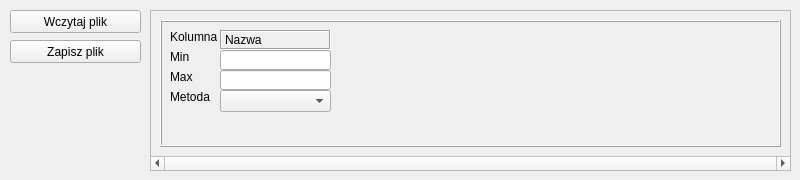
<?xml version="1.0" encoding="UTF-8"?>
<ui version="4.0">
 <class>MainWindow</class>
 <widget class="QMainWindow" name="MainWindow">
  <property name="geometry">
   <rect>
    <x>0</x>
    <y>0</y>
    <width>800</width>
    <height>180</height>
   </rect>
  </property>
  <property name="windowTitle">
   <string>MainWindow</string>
  </property>
  <widget class="QWidget" name="centralwidget">
   <widget class="QScrollArea" name="scrollArea">
    <property name="geometry">
     <rect>
      <x>150</x>
      <y>10</y>
      <width>641</width>
      <height>161</height>
     </rect>
    </property>
    <property name="verticalScrollBarPolicy">
     <enum>Qt::ScrollBarAlwaysOff</enum>
    </property>
    <property name="horizontalScrollBarPolicy">
     <enum>Qt::ScrollBarAlwaysOn</enum>
    </property>
    <property name="sizeAdjustPolicy">
     <enum>QAbstractScrollArea::AdjustToContents</enum>
    </property>
    <property name="widgetResizable">
     <bool>true</bool>
    </property>
    <widget class="QWidget" name="scrollAreaWidgetContents">
     <property name="geometry">
      <rect>
       <x>0</x>
       <y>0</y>
       <width>639</width>
       <height>142</height>
      </rect>
     </property>
     <layout class="QHBoxLayout" name="horizontalLayout">
      <item>
       <widget class="QFrame" name="frame">
        <property name="frameShape">
         <enum>QFrame::Box</enum>
        </property>
        <property name="frameShadow">
         <enum>QFrame::Raised</enum>
        </property>
        <widget class="QLabel" name="Column_name">
         <property name="geometry">
          <rect>
           <x>60</x>
           <y>10</y>
           <width>111</width>
           <height>20</height>
          </rect>
         </property>
         <property name="frameShape">
          <enum>QFrame::Box</enum>
         </property>
         <property name="frameShadow">
          <enum>QFrame::Sunken</enum>
         </property>
         <property name="text">
          <string>Nazwa</string>
         </property>
        </widget>
        <widget class="QLineEdit" name="MinVal">
         <property name="geometry">
          <rect>
           <x>60</x>
           <y>30</y>
           <width>111</width>
           <height>20</height>
          </rect>
         </property>
        </widget>
        <widget class="QLineEdit" name="MaxVal">
         <property name="geometry">
          <rect>
           <x>60</x>
           <y>50</y>
           <width>111</width>
           <height>20</height>
          </rect>
         </property>
        </widget>
        <widget class="QComboBox" name="Method">
         <property name="geometry">
          <rect>
           <x>60</x>
           <y>70</y>
           <width>111</width>
           <height>22</height>
          </rect>
         </property>
        </widget>
        <widget class="QLabel" name="label_5">
         <property name="geometry">
          <rect>
           <x>10</x>
           <y>10</y>
           <width>47</width>
           <height>13</height>
          </rect>
         </property>
         <property name="text">
          <string>Kolumna</string>
         </property>
        </widget>
        <widget class="QLabel" name="label_2">
         <property name="geometry">
          <rect>
           <x>10</x>
           <y>30</y>
           <width>47</width>
           <height>13</height>
          </rect>
         </property>
         <property name="text">
          <string>Min</string>
         </property>
        </widget>
        <widget class="QLabel" name="label_3">
         <property name="geometry">
          <rect>
           <x>10</x>
           <y>50</y>
           <width>47</width>
           <height>13</height>
          </rect>
         </property>
         <property name="text">
          <string>Max</string>
         </property>
        </widget>
        <widget class="QLabel" name="label_4">
         <property name="geometry">
          <rect>
           <x>10</x>
           <y>70</y>
           <width>47</width>
           <height>13</height>
          </rect>
         </property>
         <property name="text">
          <string>Metoda</string>
         </property>
        </widget>
       </widget>
      </item>
     </layout>
    </widget>
   </widget>
   <widget class="QPushButton" name="pushButton">
    <property name="geometry">
     <rect>
      <x>10</x>
      <y>10</y>
      <width>131</width>
      <height>23</height>
     </rect>
    </property>
    <property name="text">
     <string>Wczytaj plik</string>
    </property>
   </widget>
   <widget class="QPushButton" name="pushButton_2">
    <property name="geometry">
     <rect>
      <x>10</x>
      <y>40</y>
      <width>131</width>
      <height>23</height>
     </rect>
    </property>
    <property name="text">
     <string>Zapisz plik</string>
    </property>
   </widget>
  </widget>
 </widget>
 <resources/>
 <connections/>
</ui>
